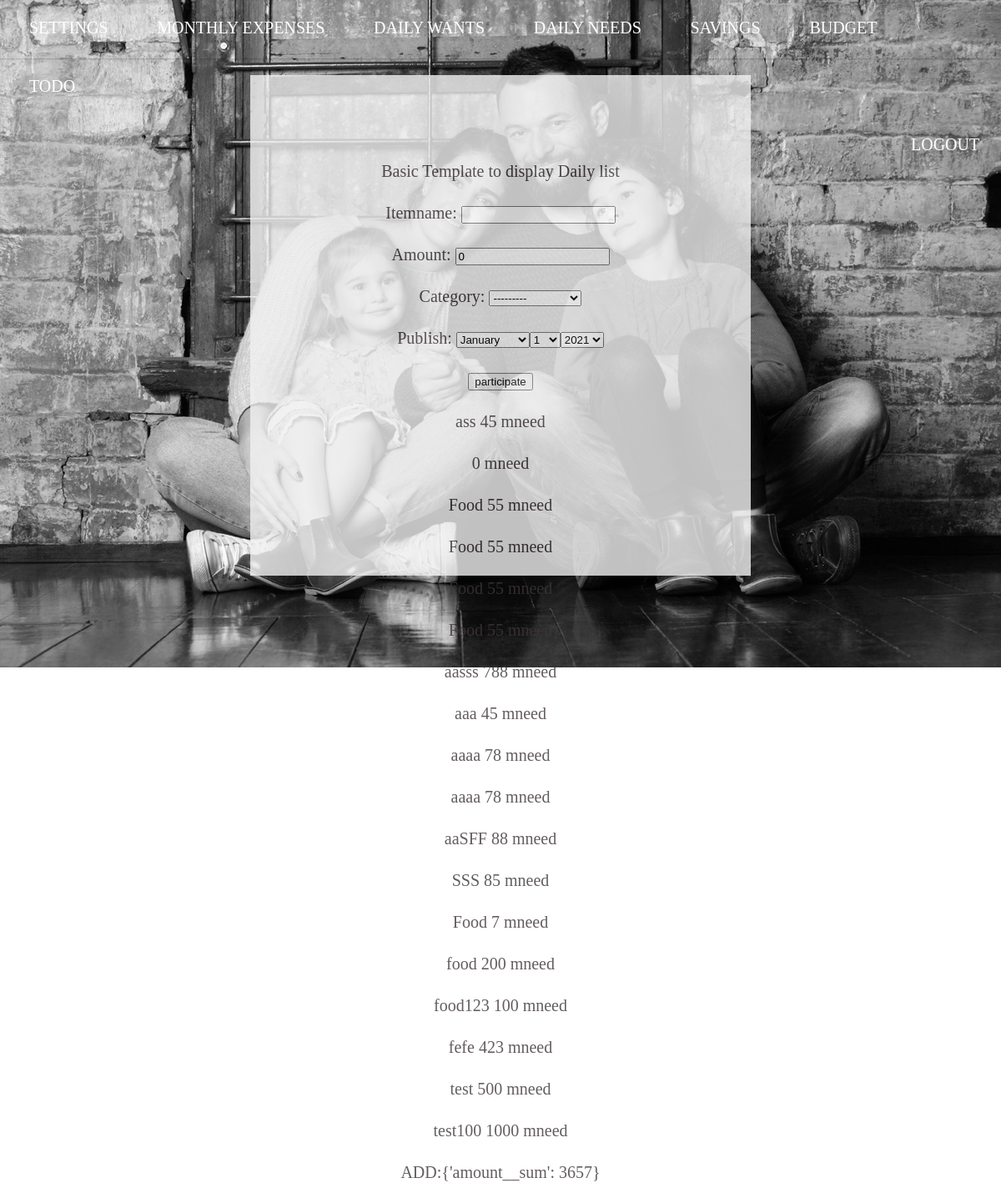
The app's page /monthlyneed_list with its own data.
### person/models.py (models this page shows, shortened)
class Budget(models.Model):
    itemname = models.CharField(max_length=255, blank=True)
    publish = models.DateTimeField(auto_now=True)
    amount = models.IntegerField(default =0)
    category = models.CharField(choices=CAT_CHOICES, max_length=255)

### person/views.py (the view)
# urls.py: path('monthlyneed_list',monthlyneed_list, name='monthlyneed_list'),
def monthlyneed_list(request):
    monthneed = Budget.objects.all().filter(category='mneed')
    form = BudgetForm(request.POST or None)
    if form.is_valid():
        form.save()
        return HttpResponseRedirect('http://127.0.0.1:8000/monthlyneed_list')
    adder = Budget.objects.all().filter(category='mneed').aggregate(Sum('amount'))
    context = {
        "monthneed":monthneed,
        "form":form,
        "adder":adder,
    }
    return render(request, 'person/monthly.html', context)

### person/forms.py
class BudgetForm(forms.ModelForm):
    publish = forms.DateField(widget=forms.SelectDateWidget)
    class Meta:
        model = Budget
        fields = [
            "itemname",
            "amount",
            "category",
        ]

### person/templates/person/monthly.html (shortened to what this page needs)
<!DOCTYPE html>
<html>
	<head>
    {% load staticfiles %}
		<link rel="stylesheet" href="https://cdnjs.cloudflare.com/ajax/libs/font-awesome/4.7.0/css/font-awesome.min.css">
		</head>
	<body>
		<header class="cd-main-header">
		<nav class="cd-main-nav js-main-nav">
			<ul class="cd-main-nav__list">
				<li><a class="active" style="color:#fff;" href="http://127.0.0.1:8000/person/settings/">Settings</a></li>
				<li><a  style="color:#fff;" href="http://127.0.0.1:8000/monthlyneed_list">Monthly Expenses</a></li>
				<li><a  style="color:#fff;" href="http://127.0.0.1:8000/dailywant/">Daily wants</a></li>
				<li><a style="color:#fff;" href="http://127.0.0.1:8000/dailyneed_list/">Daily needs</a></li>
				<li><a style="color:#fff;" href="http://127.0.0.1:8000/saving/">Savings</a></li>
				<li><a style="color:#fff;" href="http://127.0.0.1:8000/budget/">Budget</a></li>
				<li><a style="color:#fff;" href="http://127.0.0.1:8000/todo/">ToDo</a></li>
			</ul>
		</nav>
		<nav class="login js-main-nav">
			<ul class="cd-main-nav__list">
				<li><a style="color:#fff;" href="http://127.0.0.1:8000/person/">Logout</a></li>
			</ul>
		</nav>
		</header>
		<div class="flex-container" >
	  <div>
<h3><center>Basic Template to display Daily list</center></h3>
{% block content %}
  <form method="POST">{% csrf_token %}
    {{form.as_p}}<input type="submit"  value="participate"></form>
    {% for bud in monthneed  %}
    <ul>
      <li><h3>
        {{ bud.itemname }}  {{ bud.amount }}   {{ bud.category}}
      </h3></li>
    </ul>
      {% endfor %}
      <h2>ADD:{{adder}} </h2>
  {% endblock %}
	  </div>
	</div>
		</body>
</html>

### records on screen
Budget: itemname "ass", amount "45", category "mneed"
Budget: amount "0", category "mneed"
Budget: itemname "Food", amount "55", category "mneed"
Budget: itemname "Food", amount "55", category "mneed"
Budget: itemname "Food", amount "55", category "mneed"
Budget: itemname "Food", amount "55", category "mneed"
Budget: itemname "aasss", amount "788", category "mneed"
Budget: itemname "aaa", amount "45", category "mneed"
Budget: itemname "aaaa", amount "78", category "mneed"
Budget: itemname "aaaa", amount "78", category "mneed"
Budget: itemname "aaSFF", amount "88", category "mneed"
Budget: itemname "SSS", amount "85", category "mneed"
Budget: itemname "Food", amount "7", category "mneed"
Budget: itemname "food", amount "200", category "mneed"
Budget: itemname "food123", amount "100", category "mneed"
Budget: itemname "fefe", amount "423", category "mneed"
Budget: itemname "test", amount "500", category "mneed"
Budget: itemname "test100", amount "1000", category "mneed"

### other values on screen
{{ adder }} "{'amount__sum': 3657}"
